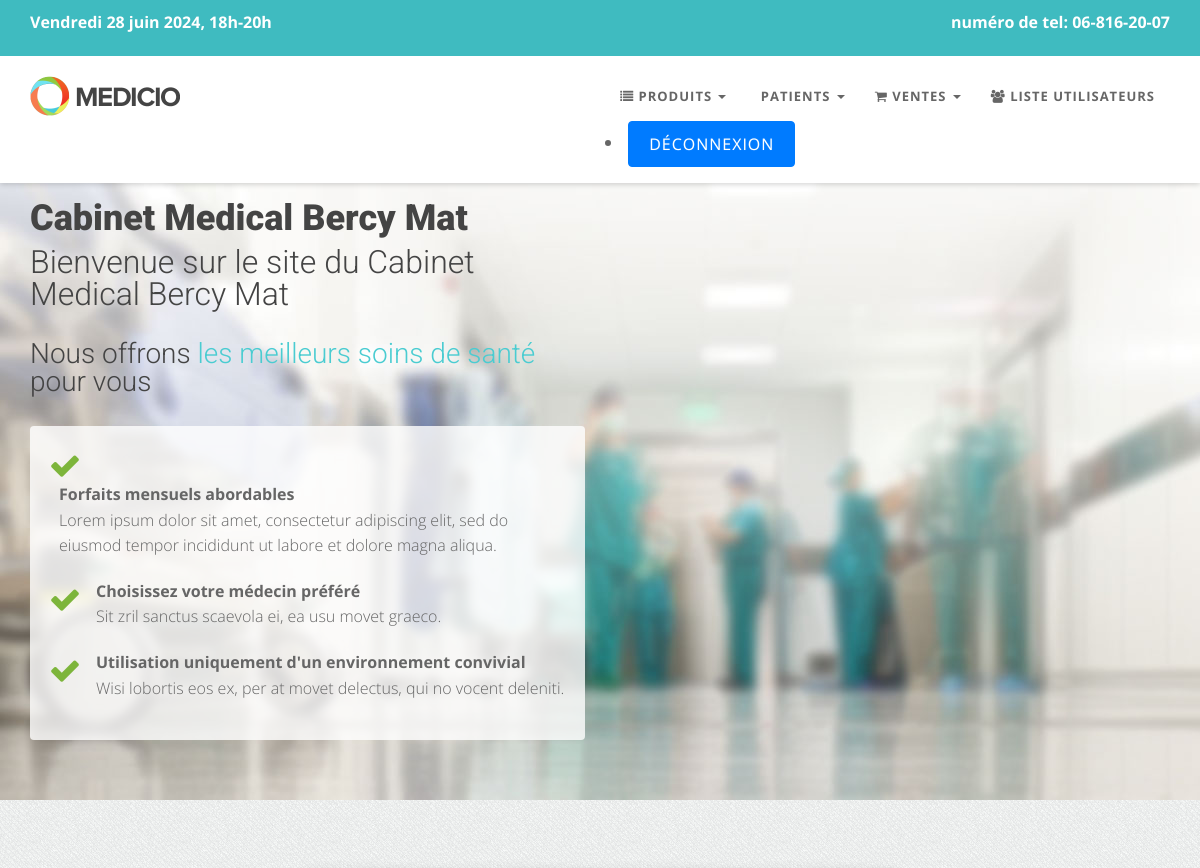
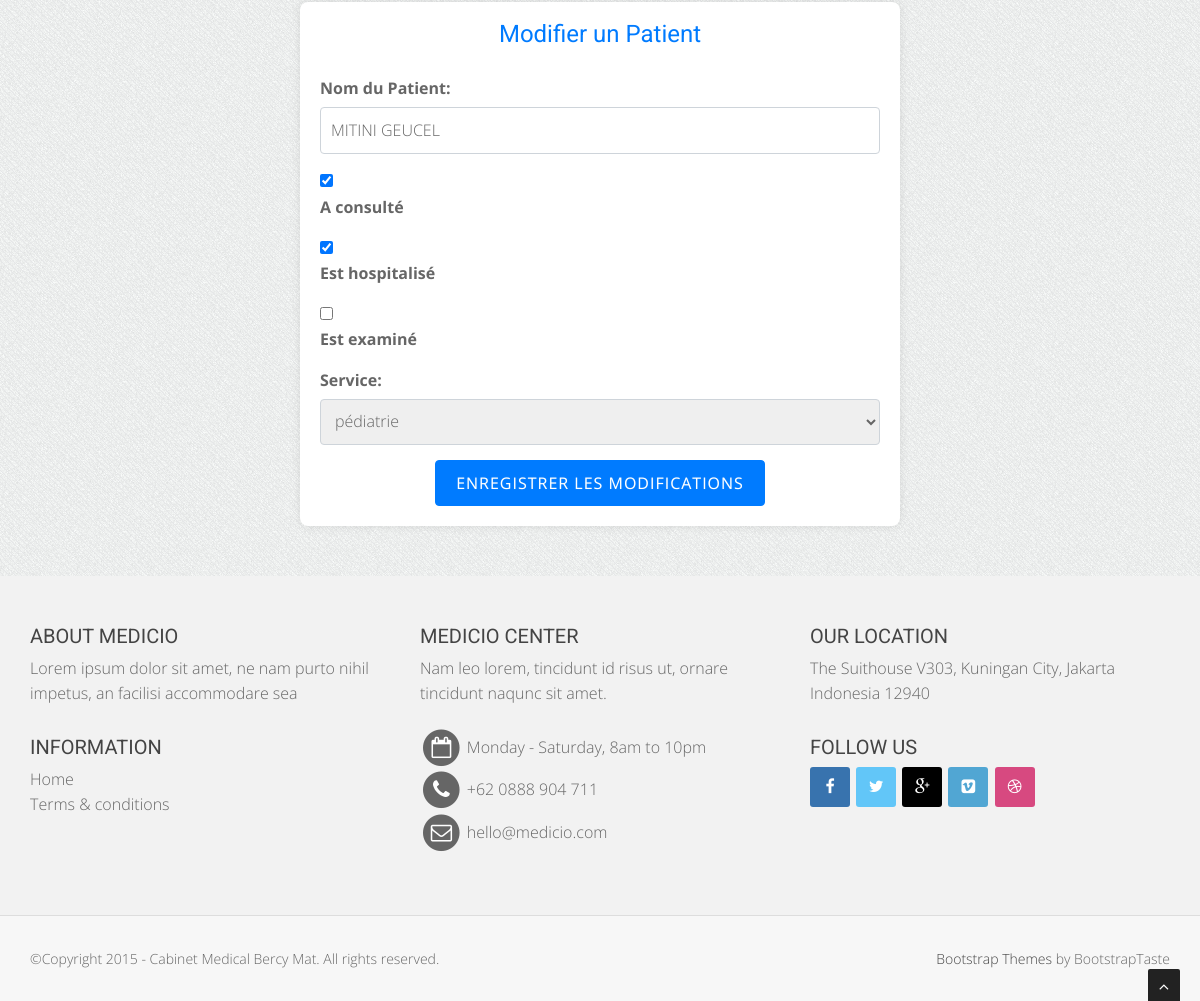
Page /modifier_patient/16/ on the committed database (2 pictures, top to bottom).
### clinik/models.py (models this page shows)
class Patient(models.Model):
    id_patient = models.AutoField(primary_key=True)
    nom = models.CharField(max_length=100)
    a_consulte = models.BooleanField(default=False)
    est_hospitalise = models.BooleanField(default=False)
    est_examine = models.BooleanField(default=False)
    service = models.ForeignKey(Service, on_delete=models.CASCADE)

class Service(models.Model):
    id = models.AutoField(primary_key=True)
    nom = models.CharField(max_length=100)

### clinik/views.py (the view)
# urls.py: path('modifier_patient/<id_patient>/', views.modifier_patient, name='modifier_patient'),
def modifier_patient(request, id_patient):
    patient = get_object_or_404(Patient, id_patient=id_patient)
    if request.method == 'POST':
        patient.nom = request.POST.get('nom')
        patient.a_consulte = 'a_consulte' in request.POST
        patient.est_hospitalise = 'est_hospitalise' in request.POST
        patient.est_examine = 'est_examine' in request.POST
        patient.service_id = request.POST.get('service')
        patient.save()
        return redirect('liste_patients')
    else:
        services = Service.objects.all()
        return render(request, 'modifier_patient.html', {'patient': patient, 'services': services})

### clinik/templates/modifier_patient.html (shortened to what this page needs)
{% extends "base.html" %}
{% block 'content' %}
</head>
<body>
    <div class="container1">
        <h1 class="mt-4 mb-4">Modifier un Patient</h1>
        <form method="post" action="{% url 'modifier_patient' patient.id_patient %}" class="needs-validation" novalidate>
            <div class="form-group">
                <label for="id_nom">Nom du Patient:</label>
                <input type="text" name="nom" id="id_nom" value="{{ patient.nom }}" required>
            </div>
            <div class="form-check">
                <input type="checkbox" name="a_consulte" id="id_a_consulte" {% if patient.a_consulte %}checked{% endif %}>
                <label for="id_a_consulte">A consulté</label>
            </div>
            <div class="form-check">
                <input type="checkbox" name="est_hospitalise" id="id_est_hospitalise" {% if patient.est_hospitalise %}checked{% endif %}>
                <label for="id_est_hospitalise">Est hospitalisé</label>
            </div>
            <div class="form-check">
                <input type="checkbox" name="est_examine" id="id_est_examine" {% if patient.est_examine %}checked{% endif %}>
                <label for="id_est_examine">Est examiné</label>
            </div>
            <div class="form-group">
                <label for="id_service">Service:</label>
                <select name="service" id="id_service" required>
                    {% for service in services %}
                        <option value="{{ service.id }}" {% if service.id == patient.service.id %}selected{% endif %}>{{ service.nom }}</option>
                    {% endfor %}
                </select>
            </div>
           <center> <button type="submit" class="btn btn-primary">Enregistrer les modifications</button></cente>
        </form>
    </div>
{% endblock 'content' %}

### static/css/style.css (style rules this page uses)
body { width: 100%; height: 100%; font-family: 'Open Sans', sans-serif; font-weight: 300; color: #666; background-color: #ddd; font-size: 16px; line-height: 1.6em; }
html { width: 100%; height: 100%; }
label, input, button, select, textarea { font-family: 'Open Sans', sans-serif; font-size: inherit; line-height: inherit; }
h1 { font-size: 38px; }
h1, h2, h3, h4, h5, h6 { margin: 0 0 30px; font-family: 'Roboto', sans-serif; font-weight: 400; color: #444; line-height: 1em; }
.btn { position: relative; display: inline-block; outline: none; color: #fff; text-decoration: none; text-transform: uppercase; letter-spacing: 1px; font-weight: 400; text-shadow: 0 0 1px rgba(255,255,255,0.3); font-size: 14px; font-weight: 700; }

### static/bodybg/bg1.css (style rules this page uses)
body { background: url(../img/bodybg/bg1.png) repeat left top; }

### clinik/templates/modifier_patient.html (style rules this page uses)
.container1 { max-width: 600px; margin: 50px auto; padding: 20px; background-color: #ffffff; box-shadow: 0 0 10px rgba(0, 0, 0, 0.1); border-radius: 8px; }
h1 { font-size: 24px; color: #007bff; text-align: center; }
.form-group, .form-check { margin-bottom: 15px; }
.form-group label, .form-check label { display: block; margin-bottom: 5px; font-weight: bold; }
.form-group input, .form-group select { width: 100%; padding: 10px; border: 1px solid #ced4da; border-radius: 4px; }
.form-check input { margin-right: 10px; }
.btn { display: inline-block; font-weight: 400; color: #fff; text-align: center; vertical-align: middle; user-select: none; background-color: #007bff; border: 1px solid #007bff; padding: 10px 20px; font-size: 16px; line-height: 1.5; border-radius: 4px; transition: color 0.15s ease-in-out, background-color 0.15s ease-in-out, border-color 0.15s ease-in-out, box-shadow 0.15s ease-in-out; }

### rows in the picture
Patient: nom "MITINI GEUCEL", a_consulte "☑", est_hospitalise "☑", service "pédiatrie"
